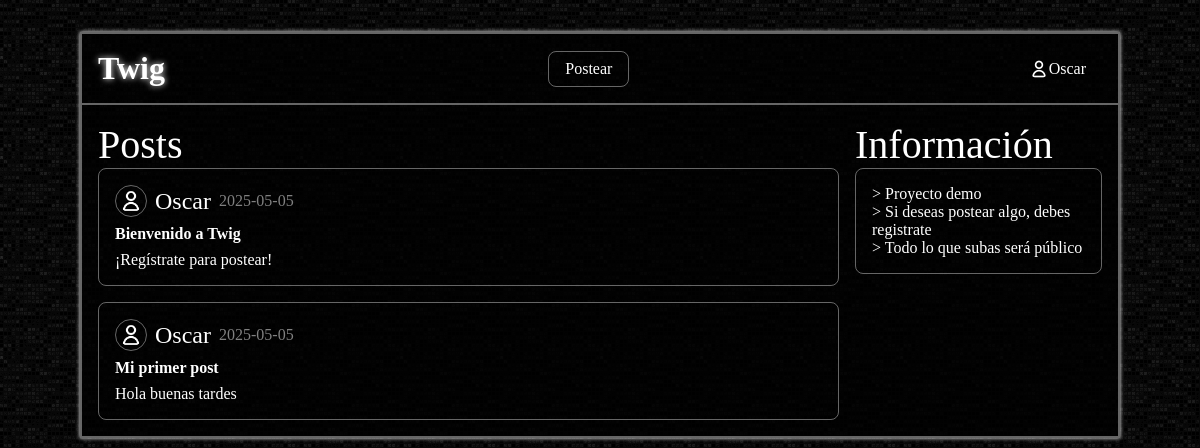
/index.php (signed in), run on the app's committed database.
### tables this page shows
CREATE TABLE `posts` (
  `id` int(11) NOT NULL,
  `titulo` varchar(32) NOT NULL,
  `cuerpo` text NOT NULL,
  `autor` varchar(50) NOT NULL,
  `fecha_creacion` date NOT NULL DEFAULT current_timestamp()
);

### index.php (the view, shortened to what this page needs)
<?php
require "./backend/config/conexión.php";
?>
<!DOCTYPE html>
<html lang="en">
<head>
    <link rel="stylesheet" href="./frontend/assets/css/main.css">
</head>
<body>
    <header>
        <h1>Twig</h1>
        <a href="./frontend/nuevopost.php" class="btn-primary">Postear</a>
        <div class="header-derecha">
            <?php if (isset($_SESSION["usuario"])): ?>
                <div id="header-usuario">
                    <img src="./frontend/assets/imgs/user-icon-white.png" alt="user image" style="width:20px; height:20px; vertical-align:middle; border-radius:50%;">
                    <?= htmlspecialchars($_SESSION["usuario"]) ?>
                </div>
            <?php else: ?>
                <a href="./frontend/login.html" class="btn-primary">Ingresar</a>
            <?php endif; ?>
        </div>
    </header>
    <section id="posts">
        <div id="posts-contenido">
            <h2 class="subtitle">Posts</h2>
            <div id="posts-recientes">
                <?php
                $result = $conexión->query("SELECT * FROM Posts");
                while ($row = $result->fetch_assoc()):
                ?>
                    <div class="tarjeta-post">
                        <div class="tarjeta-header">
                            <img src="./frontend/assets/imgs/user-icon-white.png" alt="Profile picture" class="pfp">
                            <span class="tarjeta-post-autor"><?php echo htmlspecialchars($row["autor"]) ?></span>
                            <span class="tarjeta-post-fecha"><?php echo htmlspecialchars($row["fecha_creacion"]) ?></span>
                        </div>
                        <span class="tarjeta-post-titulo"><?php echo htmlspecialchars($row["titulo"]) ?></span>
                        <span class="tarjeta-post-cuerpo"><?php echo nl2br(htmlspecialchars($row["cuerpo"])) ?></span>
                    </div>
                <?php endwhile; ?>
            </div>
        </div>
        <div id="sidebar">
            <h3 class="subtitle">Información</h3>
            <div class="sidebar-contenido">
                <span>> Proyecto demo</span>
                <br>
                <span>> Si deseas postear algo, debes registrate</span>
                <br>
                <span>> Todo lo que subas será público</span>
            </div>
        </div>
    </section>
</body>
</html>

### frontend/assets/css/main.css (style rules this page uses)
:root { --color-primario: hsl(0, 0%, 0%); --color-ascent: hsl(0, 0%, 50%, 0.8); --color-texto: hsl(0, 0%, 100%); }
*, *::after, *::before { margin: 0; box-sizing: border-box; font-family: OpenSans; color: var(--color-texto); }
html { background-image: url(../imgs/3px-tile.png); background-color: var(--color-primario); }
body { border: 2px solid var(--color-ascent); box-shadow: 0px 0px 4px white; margin-top: 2rem; margin-left: 10rem; margin-right: 10rem; background-color: hsla(0, 0%, 0%, 0.8); }
header { display: flex; align-items: center; justify-content: space-between; border-bottom: 2px solid var(--color-ascent); padding: 1rem; }
header h1 { font-weight: 700; color: var(--color-texto); text-shadow: 0px 0px 6px white; cursor: pointer; }
section { padding: 1rem; }
.subtitle { font-size: 2.5rem; font-weight: 100; }
.btn-primary { text-decoration: none; border: 1px solid var(--color-ascent); color: var(--color-texto); padding: 0.5rem 1rem; border-radius: 0.5rem; transition: background-color 0.2s; font-weight: 100; cursor: pointer; background-color: transparent; }
.header-derecha { display: flex; }
#header-usuario { display: flex; align-items: center; position: relative; cursor: pointer; color: var(--color-texto); padding: 0.5rem 1rem; border-radius: 0.5rem; }
#posts { display: flex; gap: 1rem; }
#posts-contenido { display: flex; flex-direction: column; flex: 3; }
#posts-recientes { display: flex; flex-direction: column; gap: 1rem; }
#sidebar { display: flex; flex-direction: column; flex: 1; }
.sidebar-contenido { border: 1px solid var(--color-ascent); padding: 1rem; border-radius: 0.5rem; }
.tarjeta-post { display: flex; flex-direction: column; padding: 1rem; border: 1px solid var(--color-ascent); width: fit-content; border-radius: 0.5rem; gap: 0.5rem; width: 100%; }
.tarjeta-header { display: flex; align-items: center; gap: 0.5rem; }
.pfp { border-radius: 100%; border: 1px solid var(--color-ascent); padding: 0.2rem; width: 2rem; }
.tarjeta-post-titulo { font-weight: 700; }
.tarjeta-post-fecha { font-weight: 100; color: gray; }
.tarjeta-post-autor { font-size: 1.5rem; }
@media (max-width: 1279px) { body { margin-left: 5rem; margin-right: 5rem; } }

### data on the page
posts: autor "Oscar", fecha_creacion "2025-05-05", titulo "Bienvenido a Twig", cuerpo "¡Regístrate para postear!"
posts: autor "Oscar", fecha_creacion "2025-05-05", titulo "Mi primer post", cuerpo "Hola buenas tardes"

### other printed values
$_SESSION["usuario"] "Oscar"
